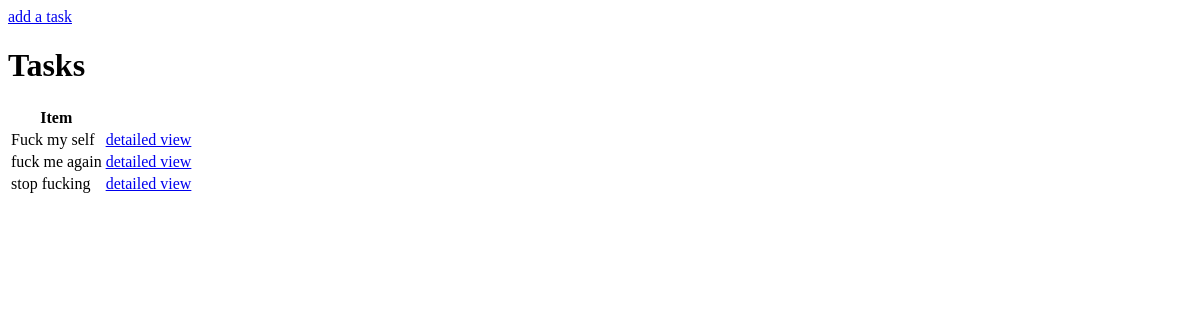
Before: / with the older database file.
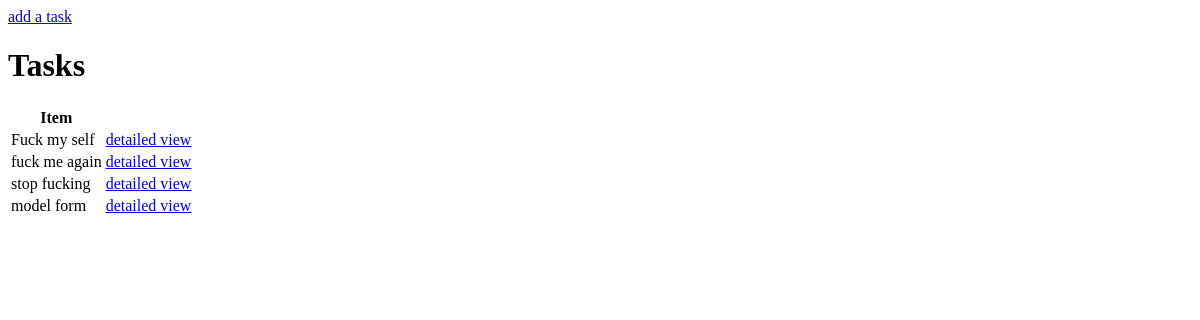
After: the same page with the newer database file.
### base/models.py (models this page shows, shortened)
class Task(models.Model):
    user = models.ForeignKey(User, on_delete=models.CASCADE, null= True, blank= True)
    title = models.CharField(max_length= 200)
    description = models.TextField(null=True, blank=True)
    complete = models.BooleanField(default= False)
    created = models.DateTimeField(auto_now_add= True)
    class Meta:
        ordering = ['complete']

### base/views.py (the view)
# urls.py: path('', TaskList.as_view(), name = 'tasks'),
class TaskList(ListView):
    model = Task
    context_object_name = 'tasks'

### base/templates/base/task_list.html (shortened to what this page needs)
<!DOCTYPE html>
<html lang="en">
<head>
</head>
<body>
    <a href="{% url 'task-create' %}">add a task</a>
    <h1>Tasks</h1>
    <table>
        <tr>
            <th>Item</th>
        </tr>
        {% for task in tasks %}
        <tr>
            <td>{{task.title}}</td>
            <td><a href="{% url 'task' task.id %}">detailed view</a></td>
        </tr>
        {% empty %}
            <h3>No itmes in list</h3>
        {% endfor %}
    </table>
</body>
</html>

Changed rows visible on the page:
added Task: title "model form"
